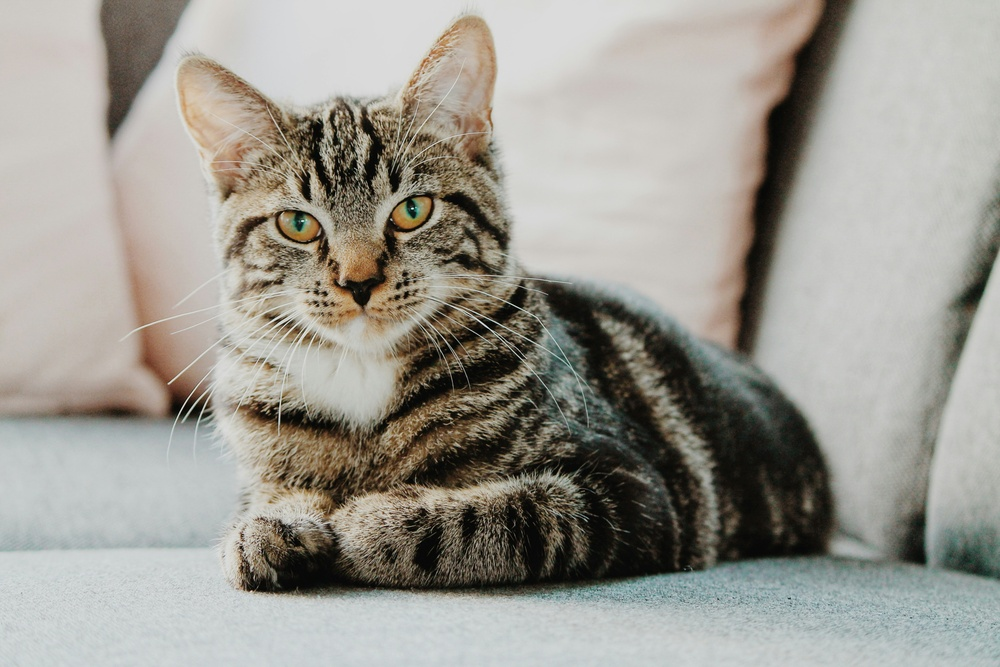
#> input picture html/rsc/src/400_OpenCV/ch_06_pixel/example.jpg, 1000 x 667 px, shrunk from 4272 x 2848 before the run
$ jupyter execute '0132_컬러 영상 Grayscale 영상 변환 비교.ipynb'
#> lines starting #> are read from the running program, lines starting #| are printed output that depends on the picture
[cell 1]
import cv2
import numpy as np
import matplotlib.pyplot as plt

# 이미지 읽기 (컬러 이미지, 기본적으로 BGR 형식으로 읽음)
img_color_bgr = cv2.imread('example.jpg')
#> img_color_bgr is the input picture: shape (667, 1000, 3); mean B, G, R 146, 153.8, 156.3

# OpenCV를 사용한 그레이스케일 변환
img_gray_opencv = cv2.cvtColor(img_color_bgr, cv2.COLOR_BGR2GRAY)
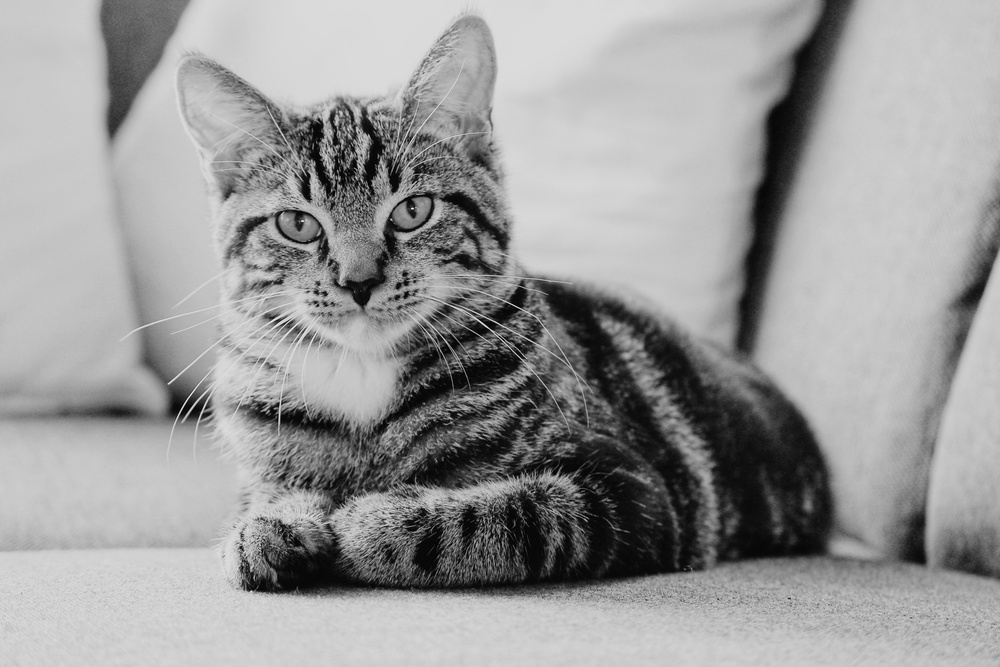
#> img_gray_opencv: shape (667, 1000); min 0, max 247, mean 153.6

# NumPy를 사용해 가중치를 부여하여 그레이스케일 변환
blue_channel = img_color_bgr[:, :, 0]
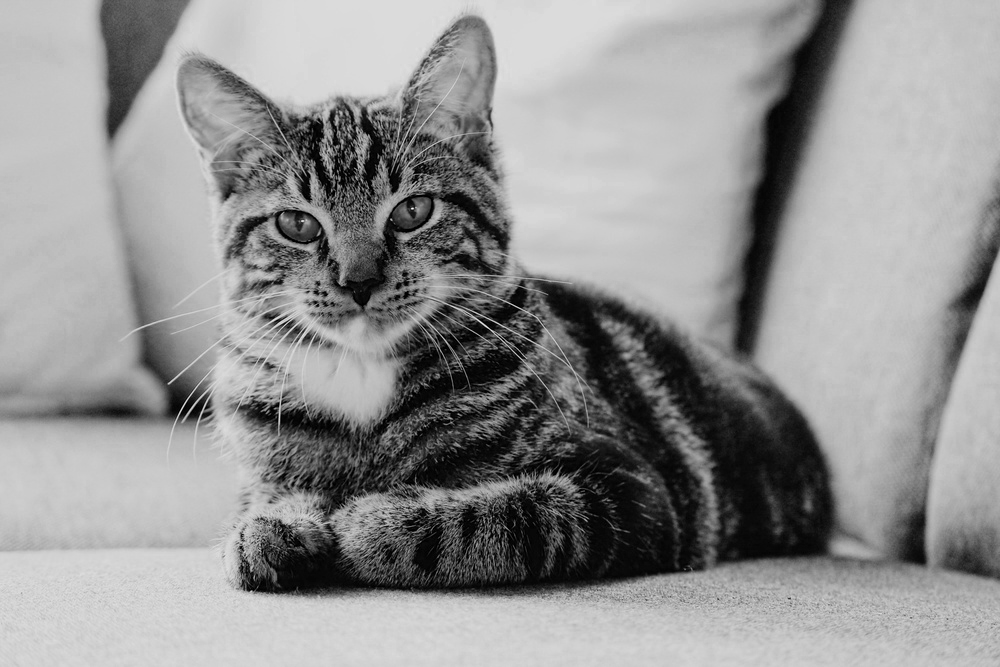
#> blue_channel: shape (667, 1000); min 0, max 252, mean 146
green_channel = img_color_bgr[:, :, 1]
red_channel = img_color_bgr[:, :, 2]
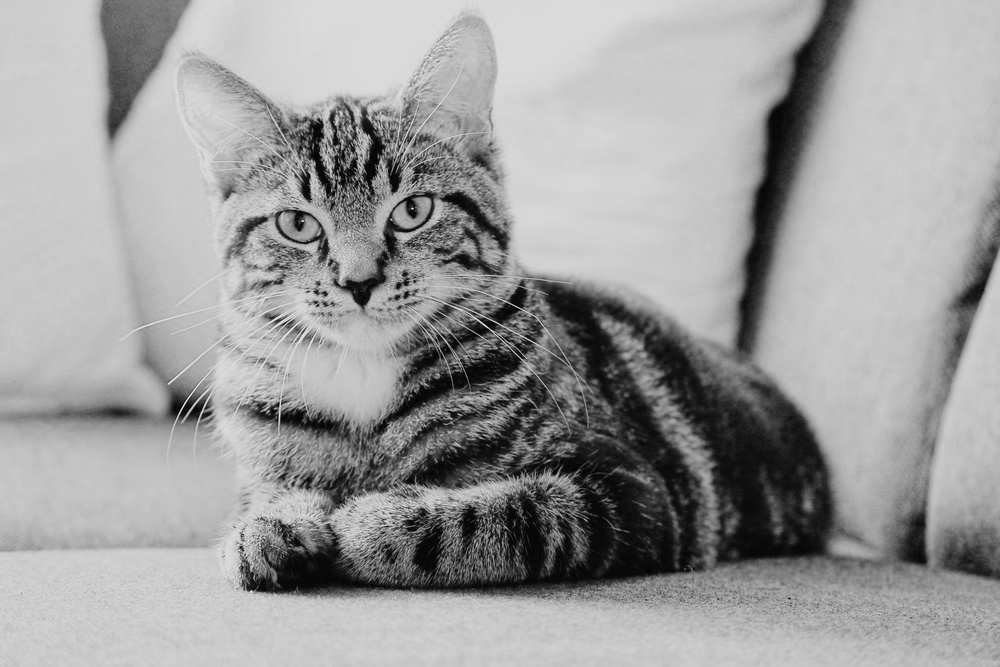
#> red_channel: shape (667, 1000); min 0, max 246, mean 156.3

# 가중치를 사용한 그레이스케일 변환 (0.299*R + 0.587*G + 0.114*B)
img_gray_weighted = (0.114 * blue_channel + 0.587 * green_channel + 0.299 * red_channel).astype(np.uint8)

# NumPy를 사용해 단순 평균으로 그레이스케일 변환 ((R + G + B) / 3)
img_gray_mean = (blue_channel/3.0 + green_channel/3.0 + red_channel/3.0).astype(np.uint8)

# 이미지들을 비교하여 출력
plt.figure(figsize=(12, 8))

# 1. 컬러 이미지 출력
plt.subplot(2, 2, 1)
plt.imshow(cv2.cvtColor(img_color_bgr, cv2.COLOR_BGR2RGB))  # BGR을 RGB로 변환하여 출력
plt.title('Original Color Image')
plt.axis('off')

# 2. OpenCV Grayscale 변환 이미지 출력
plt.subplot(2, 2, 2)
plt.imshow(img_gray_opencv, cmap='gray')
plt.title('OpenCV Grayscale')
plt.axis('off')

# 3. NumPy 가중치 그레이스케일 변환 이미지 출력
plt.subplot(2, 2, 3)
plt.imshow(img_gray_weighted, cmap='gray')
plt.title('NumPy Weighted Grayscale (0.299*R + 0.587*G + 0.114*B)')
plt.axis('off')

# 4. NumPy 단순 평균 그레이스케일 변환 이미지 출력
plt.subplot(2, 2, 4)
plt.imshow(img_gray_mean, cmap='gray')
plt.title('NumPy Mean Grayscale (R/3 + G/3 + B/3)')
plt.axis('off')

# 그래프 보여주기
plt.tight_layout()
plt.show()
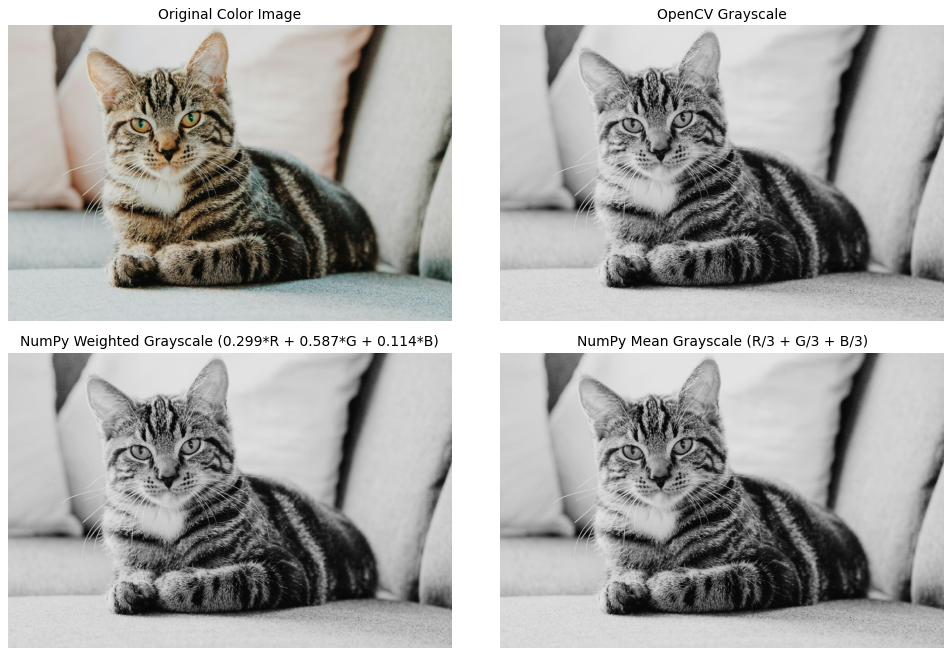
#> figure drawn by matplotlib, 4 panels
